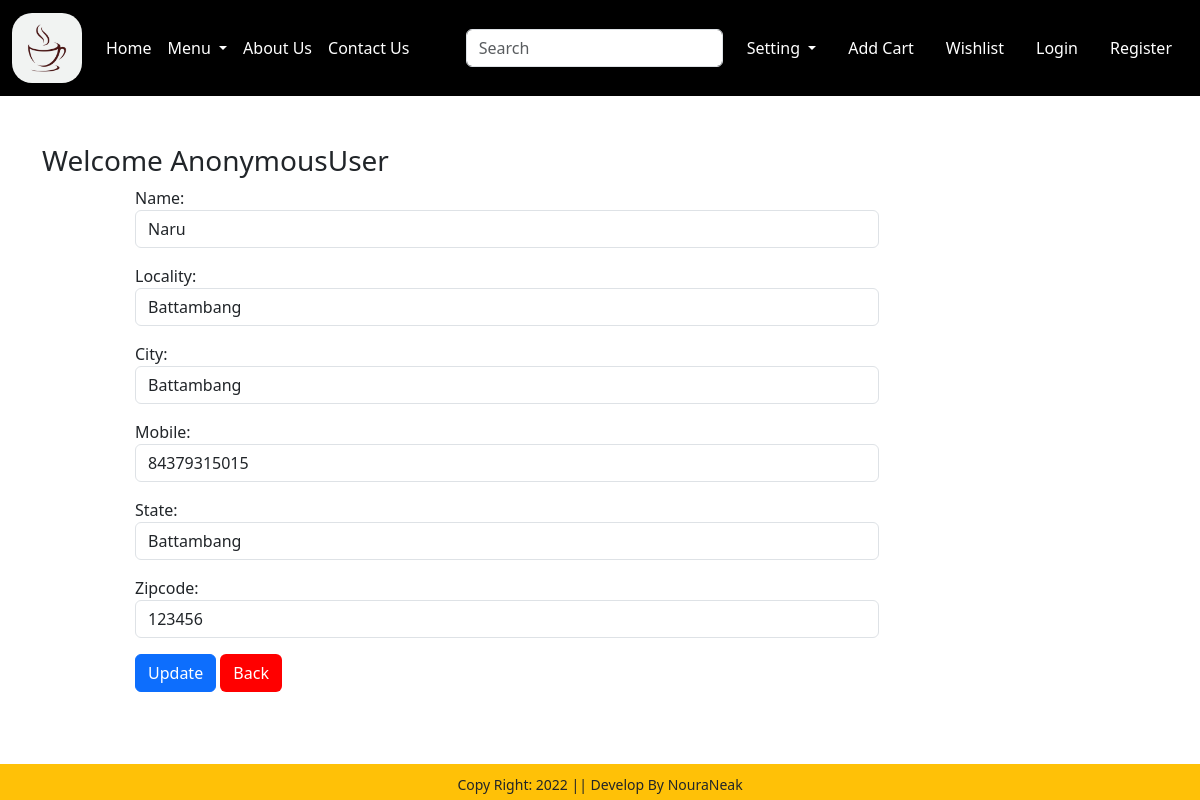
The app's page /updateAddress/1, older data.
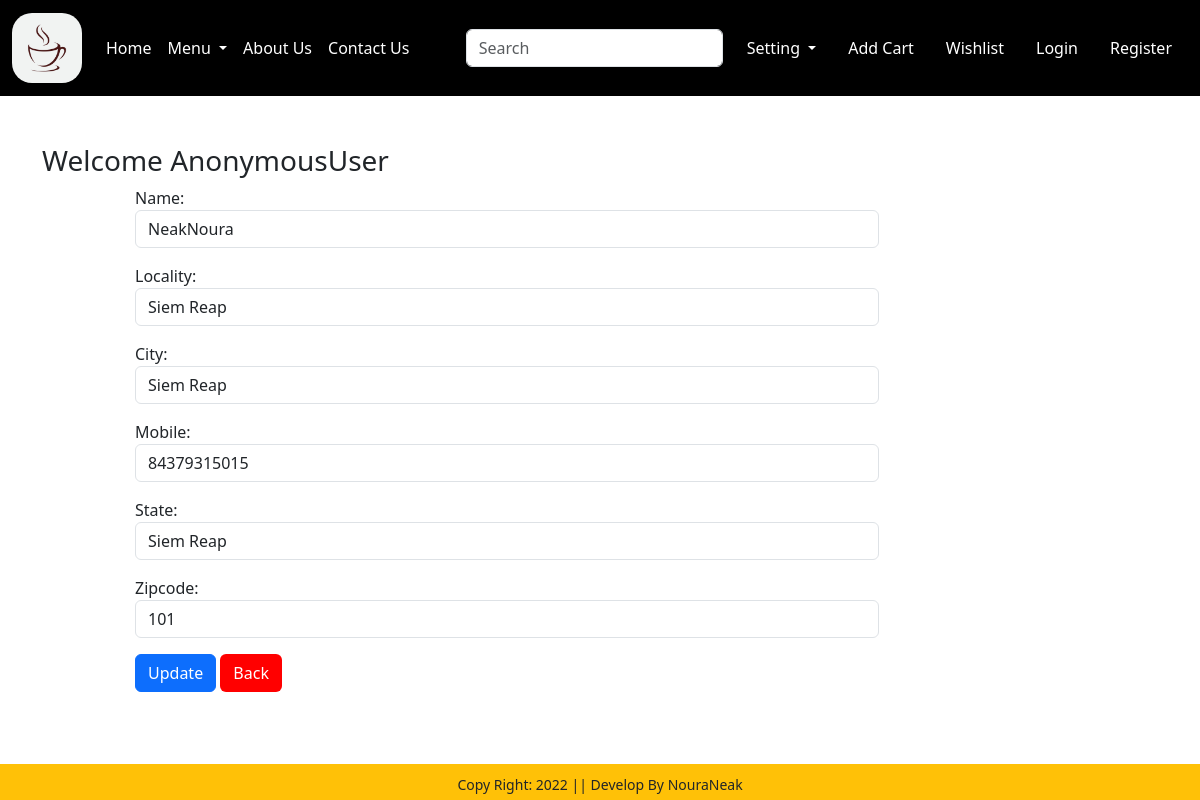
The same page, newer data.
### app/models.py (models this page shows, shortened)
class Customer(models.Model):
    user = models.OneToOneField(User, on_delete=models.CASCADE)
    name = models.CharField(max_length=200)
    locality = models.CharField(max_length=200)
    city = models.CharField(max_length=50)
    mobile = models.IntegerField(default=0)
    zipcode = models.IntegerField(null=True, blank=True)
    state = models.CharField(choices=STATE_CHOICES, max_length=100)

### app/views.py (the view, shortened to what this page needs)
# urls.py: path('updateAddress/<int:pk>',views.updateAddress.as_view(),name='updateAddress'),
class updateAddress(View):
    def get(self, request, pk):
        add = Customer.objects.get(pk=pk)
        form = CustomerProfileForm(instance=add)
        return render(request, 'app/updateAddress.html', {'form': form, 'add': add})

### app/forms.py
class CustomerProfileForm(forms.ModelForm):
    class Meta:
        model = Customer
        fields=['name','locality','city','mobile','state','zipcode']
        widgets = {
            'name':forms.TextInput(attrs={'class':'form-control'}),
            'locality':forms.TextInput(attrs={'class':'form-control'}),
            'city':forms.TextInput(attrs={'class':'form-control'}),
            'mobile':forms.TextInput(attrs={'class':'form-control'}),
            'state':forms.TextInput(attrs={'class':'form-control'}),
            'zipcode':forms.TextInput(attrs={'class':'form-control'}),
        }

### app/templates/app/updateAddress.html (shortened to what this page needs)
{% extends 'app/base.html' %}
{% load static %}
{% block main-content %}
<div class="container">
    <div class="row accordion-collapse">
        <div class="container my-5">
            <div class="row">
                <h3>Welcome <span class="text-capitalize">{{ request.user }}</span></h3>
            </div>
            <div class="col-sm-8 offset-sm-1">
                <form action="" method="post" novalidate>
                    {% for fm in form %}
                    <div class="mb-3">
                        {{ fm.label_tag }}
                        {{ fm }}
                    </div>
                    {% endfor %}
                    <div class="col-12 mt-3">
                        <button type="submit" class="btn btn-primary">Update</button>
                        <a href="{% url 'address' %}" class="btn" style="background-color: red; color: white;">Back</a>
                    </div>
                </form>
            </div>
        </div>
    </div>
</div>
{% endblock main-content %}

Row changes from the older to the newer data that the page shows:
changed Customer: name "Naru" → "NeakNoura"; locality "Battambang" → "Siem Reap"; city "Battambang" → "Siem Reap"; state "Battambang" → "Siem Reap"; zipcode "123456" → "101"
